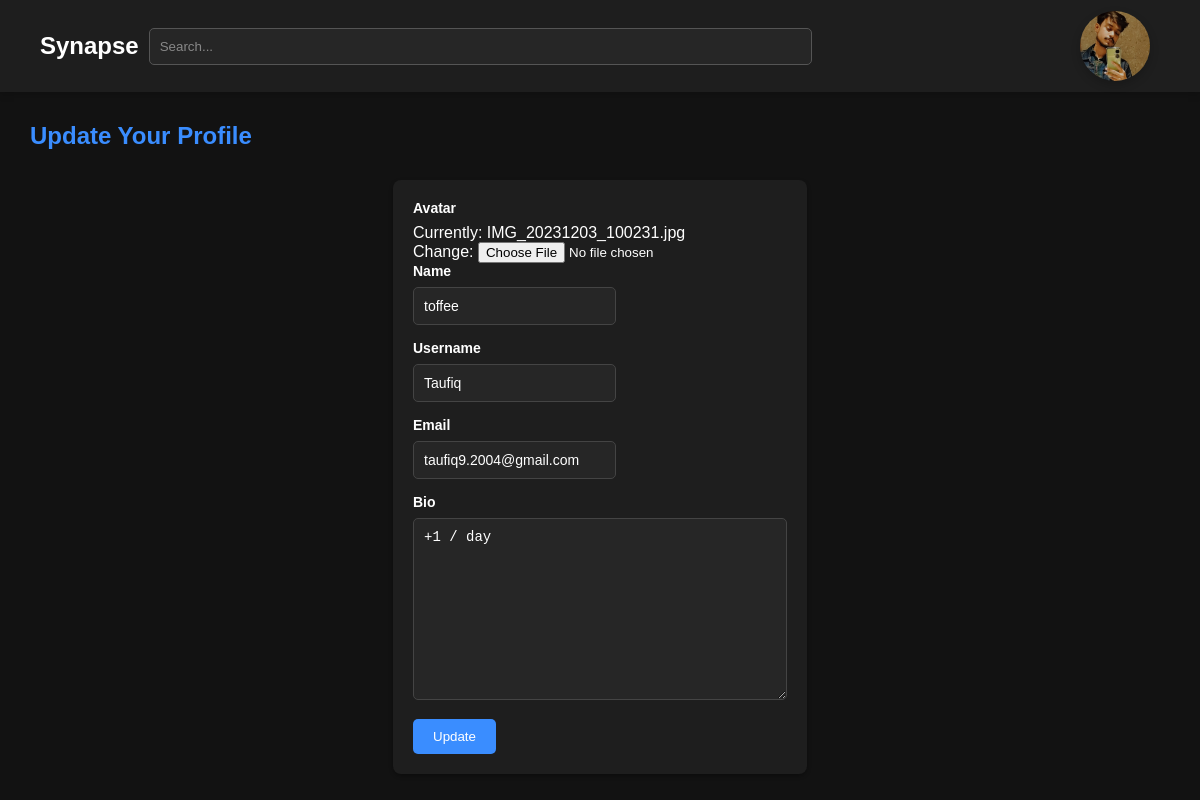
The page /update-user/ (signed in) on the database its author committed.
### base/models.py (models this page shows)
class User(AbstractUser):
    name = models.CharField(max_length=200 ,null=True)
    email = models.EmailField(null=True,unique=True)
    bio = models.TextField(null=True)
    avatar = models.ImageField(null=True,default="avatar.png")
    USERNAME_FIELD = 'email'
    REQUIRED_FIELDS = []

### base/views.py (the view)
# urls.py: path('update-user/', views.updateUser , name = "update-user"),
@login_required(login_url='login')
def updateUser(request):
    user = request.user
    form = UserForm( instance=user)
    if request.method == 'POST':
        form = UserForm(request.POST, request.FILES, instance=user)
        if form.is_valid():
            form.save()
            return redirect('user-profile', pk=user.id)
    return render(request, 'base/update-user.html', {'form': form})

### base/forms.py
class UserForm(ModelForm):
    class Meta:
        model  = User
        fields = ['avatar','name','username', 'email', 'bio']

### base/templates/base/update-user.html (shortened to what this page needs)
{% extends 'main.html' %}
{% block content %}
  <div class="form-wrapper">
    <h2 style="margin: 30px;">Update Your Profile</h2>
    <div class="form-container">
      <form class="form-post" method="POST" action="" enctype="multipart/form-data">
      {% for field in form %}
        <div class="form-group">
          <label for="room-name">{{field.label}}</label>
         {{field}}
        </div>
        {% endfor %}
        <input type="submit" value="Update" />
      </form>
    </div>
  </div>
  {% endblock %}

### templates/nav.html
<nav class="navbar">
  <a class="logo" href="/">Synapse </a>
  <div class="search-container">
    <form style="padding: 10px" method="GET" action="{% url 'home' %}">
      <input class="search-bar" name="q" placeholder="Search..." />
    </form>
  </div>
  <div style="margin-right: 10px; margin-left: 25%">
    {% if request.user.is_authenticated %}
    <a href="{% url 'user-profile' request.user.id %}">
      <div class="profile-pic-container" style="    width: 70px;
    height: 70px;">
        <img src="{{request.user.avatar.url}}" alt="Profile Picture" />
      </div>
    </a>
    {% else %}
    <a style="" href="{% url 'login' %}">hhd</a>
    {% endif %}
  </div>
</nav>

### static/styles/style.css (style rules this page uses)
body { margin: 0; font-family: 'Arial', sans-serif; background-color: #121212; color: #ffffff; }
a { text-decoration: none; color: white; }
.navbar { display: flex; justify-content: space-between; align-items: center; padding: 1rem 40px; background-color: #1e1e1e; height: 60px; box-shadow: 0 2px 8px rgba(0, 0, 0, 0.2); }
.logo { font-size: 24px; font-weight: bold; }
.search-container { flex: 1; }
.search-bar { width: 100%; padding: 10px; border-radius: 5px; border: 1px solid #555; background-color: #262626; color: #ffffff; }
.search-bar::placeholder { color: #888; }
h2 { color: #3a8dff; margin-bottom: 15px; }
.form-post { background-color: #1e1e1e; padding: 20px; border-radius: 8px; box-shadow: 0 2px 4px rgba(0, 0, 0, 0.3); margin-bottom: 20px; }
label { display: block; margin-bottom: 8px; color: #ffffff; font-weight: bold; font-size: 14px; }
input[type="text"], input[type="email"], input[type="password"], textarea, select { padding: 10px; margin-bottom: 15px; border: 1px solid #444; border-radius: 5px; background-color: #262626; color: #ffffff; font-size: 14px; }
input::placeholder, textarea::placeholder { color: #888; }
input[type="submit"], input[type="button"], button[type="submit"] { background-color: #3a8dff; color: white; border: none; padding: 10px 20px; border-radius: 5px; cursor: pointer; transition: background-color 0.3s; }
.form-container { display: flex; flex-direction: column; justify-content: center; align-items: center; }
.profile-pic-container { border-radius: 50%; overflow: hidden; box-shadow: 0 4px 10px rgba(0, 0, 0, 0.2); }
.profile-pic-container img { width: 100%; height: 100%; object-fit: cover; display: block; }

### rows shown on the page
User: user.avatar (picture), form "toffee" "Taufiq" "taufiq9.2004@gmail.com" "+1 / day"

### other values the page prints
{{ field.label }} "Avatar" "Name" "Username" "Email" "Bio"
